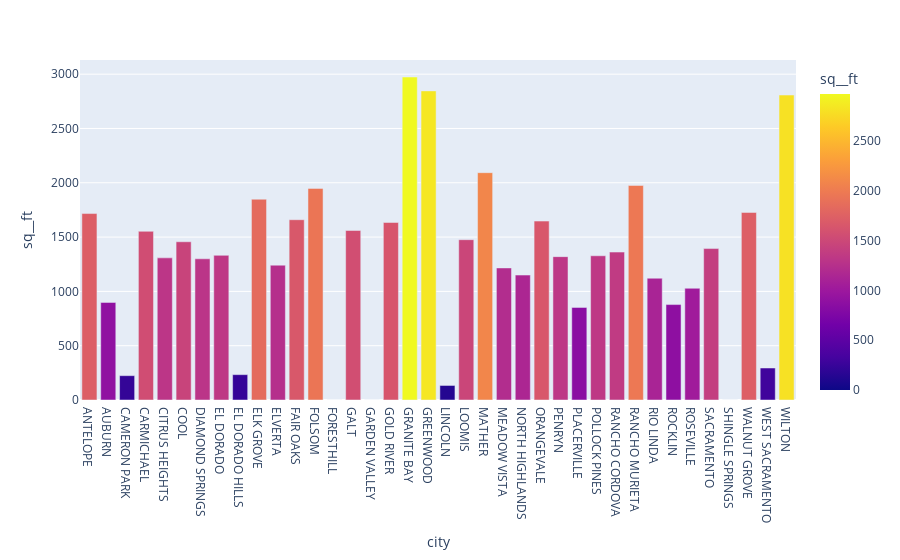

The code cell stored with this chart in its notebook:
### Code cell
#removing the outlier
tmp = tmp.loc[tmp["sq__ft"] <3500 ]
fig = px.bar(tmp,x='city',y='sq__ft',color = 'sq__ft')
fig.show()

### Figure 1 — Plotly figure (JSON) as saved in the notebook; plotly's stock layout.template omitted (floating-point values rounded to 4 significant figures)
{"data": [{"alignmentgroup": "True", "hovertemplate": "city=%{x}<br>sq__ft=%{marker.color}<extra></extra>", "legendgroup": "", "marker": {"color": [1717.0, 898.6, 224, 1553.0, 1309.0, 1457, 1300, 1332, 233.4, 1849.0, 1242.0, 1660.0, 1948.0, 0, 1561.0, 0, 1634.0, 2974, 2846, 133.9, 1476, 2093, 1216, 1150.0, 1647.0, 1320, 852.6, 1328, 1362.0, 1975.0, 1121.0, 878.6, 1029.0, 1394.0, 0, 1727, 294.7, 2808.0], "coloraxis": "coloraxis"}, "name": "", "offsetgroup": "", "orientation": "v", "showlegend": false, "textposition": "auto", "type": "bar", "x": ["ANTELOPE", "AUBURN", "CAMERON PARK", "CARMICHAEL", "CITRUS HEIGHTS", "COOL", "DIAMOND SPRINGS", "EL DORADO", "EL DORADO HILLS", "ELK GROVE", "ELVERTA", "FAIR OAKS", "FOLSOM", "FORESTHILL", "GALT", "GARDEN VALLEY", "GOLD RIVER", "GRANITE BAY", "GREENWOOD", "LINCOLN", "LOOMIS", "MATHER", "MEADOW VISTA", "NORTH HIGHLANDS", "ORANGEVALE", "PENRYN", "PLACERVILLE", "POLLOCK PINES", "RANCHO CORDOVA", "RANCHO MURIETA", "RIO LINDA", "ROCKLIN", "ROSEVILLE", "SACRAMENTO", "SHINGLE SPRINGS", "WALNUT GROVE", "WEST SACRAMENTO", "WILTON"], "xaxis": "x", "y": [1717.0, 898.6, 224, 1553.0, 1309.0, 1457, 1300, 1332, 233.4, 1849.0, 1242.0, 1660.0, 1948.0, 0, 1561.0, 0, 1634.0, 2974, 2846, 133.9, 1476, 2093, 1216, 1150.0, 1647.0, 1320, 852.6, 1328, 1362.0, 1975.0, 1121.0, 878.6, 1029.0, 1394.0, 0, 1727, 294.7, 2808.0], "yaxis": "y"}], "layout": {"barmode": "relative", "coloraxis": {"colorbar": {"title": {"text": "sq__ft"}}, "colorscale": [[0, "#0d0887"], [0.1111, "#46039f"], [0.2222, "#7201a8"], [0.3333, "#9c179e"], [0.4444, "#bd3786"], [0.5556, "#d8576b"], [0.6667, "#ed7953"], [0.7778, "#fb9f3a"], [0.8889, "#fdca26"], [1, "#f0f921"]]}, "legend": {"tracegroupgap": 0}, "margin": {"t": 60}, "xaxis": {"anchor": "y", "domain": [0, 1], "title": {"text": "city"}}, "yaxis": {"anchor": "x", "domain": [0, 1], "title": {"text": "sq__ft"}}}}
